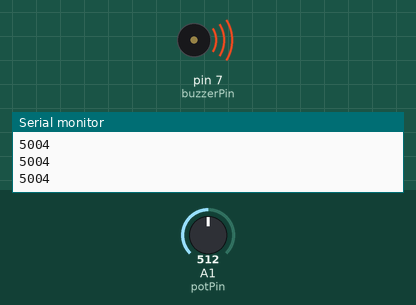
Bench run of a sketch on a simulated Arduino Uno, built with avr-gcc and run on an emulated ATmega328P. Parts: buzzer (waves = sounding), the last lines printed to the serial monitor. The test bench sets the inputs (shaded band); at power-on: A1 (potPin) = 512.

Above: at 1.2 s.
1.3 s: A1 (potPin) set to 0
At 2.1 s:
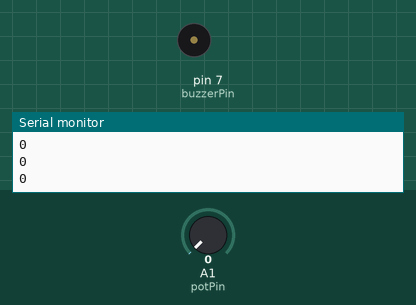
2.8 s: A1 (potPin) set to 716
At 4.0 s:
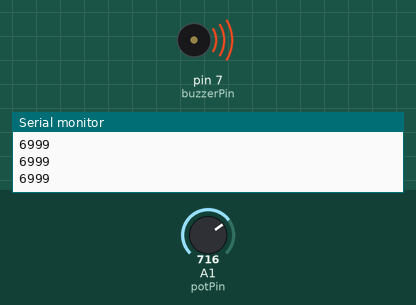
Timing chart, 0 to 10.3 s (numbered marks = the images above; inputs shaded):
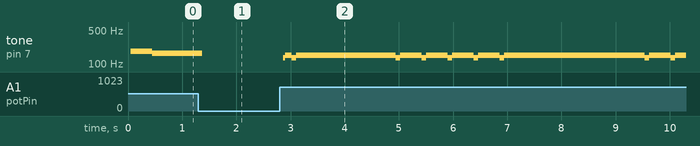

The sketch:

homework24_controlled_passive_buzzer.ino
```cpp
/**
   https://www.youtube.com/watch?v=dHYKRrlPNzM
   Modulate the on/off at different frequencies of a passive buzzer
*/

const int buzzerPin = 7;
const int delayTime = 1;
const int potPin = A1;
const float maxWait = 10000.;

void setup() {
  pinMode(buzzerPin, OUTPUT);
  pinMode(potPin, INPUT);
  Serial.begin(9600);
}

void loop() {
  int potVal = analogRead(potPin);
  int wait = potVal * (maxWait / 1023);
  Serial.println(wait);
  if (wait > 0) {
    digitalWrite(buzzerPin, HIGH);
    delayMicroseconds(wait);
    digitalWrite(buzzerPin, LOW);
  }
}
```

Measured:
- after the input at 1.3 s, tone on pin 7 (buzzerPin): 168 Hz → silent after 0.07 s
- after the input at 2.8 s, tone on pin 7 (buzzerPin): plays 135 Hz for 0.04 s, 150 Hz for 0.12 s, 135 Hz for 0.08 s, 150 Hz for 1.8 s, 135 Hz for 0.08 s, 151 Hz for 0.40 s … (18 notes in this stretch), starting after 0.06 s
